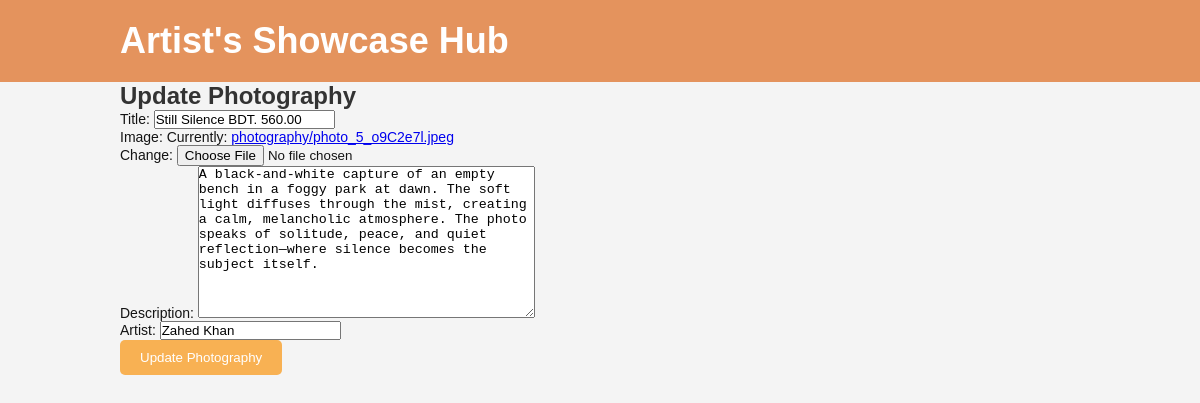
The page /update_photography/1/ on the database its author committed.
### hub/models.py (models this page shows, shortened)
class Photography(models.Model):
    title = models.CharField(max_length=100)
    image = models.ImageField(upload_to='photography/')
    description = models.TextField()
    artist = models.CharField(max_length=100)

### hub/views.py (the view)
# urls.py: path('update_photography/<int:id>/', views.update_photography, name='update_photography'),
def update_photography(request, id):
    photo = get_object_or_404(Photography, id=id)
    if request.method == 'POST':
        form = PhotographyForm(request.POST, request.FILES, instance=photo)
        if form.is_valid():
            form.save()
            return redirect('photography')  # Redirect back to the photography gallery page
    else:
        form = PhotographyForm(instance=photo)
    return render(request, 'update_photography.html', {'form': form})

### hub/forms.py
class PhotographyForm(ModelForm):
    class Meta:
        model = Photography
        fields = '__all__'

### template/update_photography.html (shortened to what this page needs)
<!DOCTYPE html>
<html lang="en">
<head>
    {% load static %}
    <link rel="stylesheet" href="{% static 'gallery.css' %}">
</head>
<body>
    <header class="site-header">
        <div class="container">
            <h1 class="site-title">Artist's Showcase Hub</h1>
        </div>
    </header>
    <main class="content">
        <div class="container">
            <h2>Update Photography</h2>
            <form method="POST" enctype="multipart/form-data">
                {{ form.as_p }}
                <button type="submit" class="btn btn-primary">Update Photography</button>
            </form>
        </div>
    </main>
</body>
</html>

### static/gallery.css (style rules this page uses)
* { margin: 0; padding: 0; box-sizing: border-box; }
body { font-family: Arial, sans-serif; background-color: #f4f4f4; color: #333; }
.container { width: 80%; margin: 0 auto; }
.site-header { background-color: #e4935d; color: white; padding: 20px 0; }
.site-header .container { display: flex; justify-content: space-between; align-items: center; }
.site-title { font-size: 36px; font-weight: bold; }
p { color: #141414; font-size: 14px; }
.btn-primary { background-color: #f8b153; color: white; border: none; padding: 10px 20px; border-radius: 5px; text-decoration: none; display: inline-flex; align-items: center; justify-content: center; transition: background-color 0.3s ease; }

### rows shown on the page
Photography: title "Still Silence BDT. 560.00", description "A black-and-white capture of an empty bench in a foggy park at dawn. The soft light diffuses through the mist, creating a calm, melancholic atmosphere. The photo speaks of solitude, peace, and quiet reflection—where silence becomes the subject itself.", artist "Zahed Khan"
